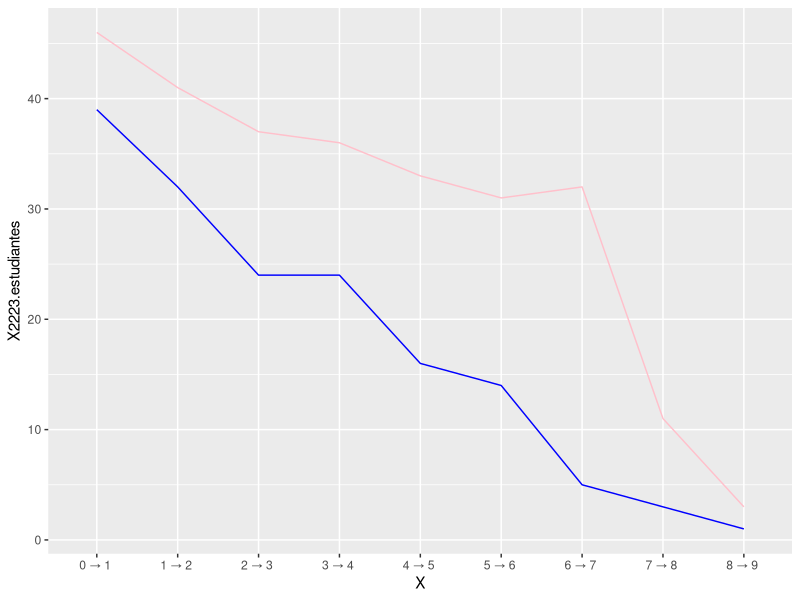
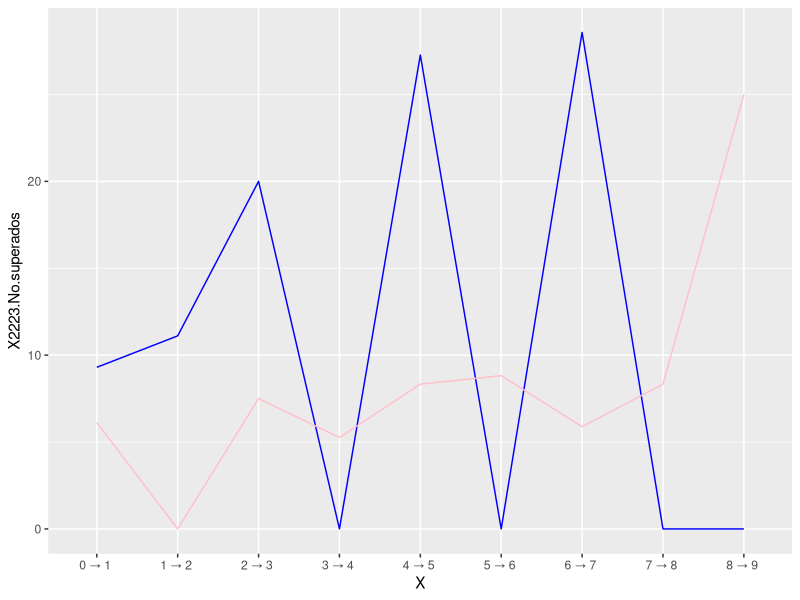

Here is the R script that generated these plots, in order:

library(ggplot2)
data <- read.csv("data-raw/drop-objetivos.csv")

ggplot(data,aes(x=X,y=X2223.estudiantes,group="2223"))+geom_line(colour='blue')+geom_line(data=data,aes(x=X,y=X2122.estudiantes,group="2122"),colour='pink')
ggplot(data,aes(x=X,y=X2223.No.superados,group="2223"))+geom_line(colour='blue')+geom_line(data=data,aes(x=X,y=X2122.No.superados,group="2122"),colour='pink')
